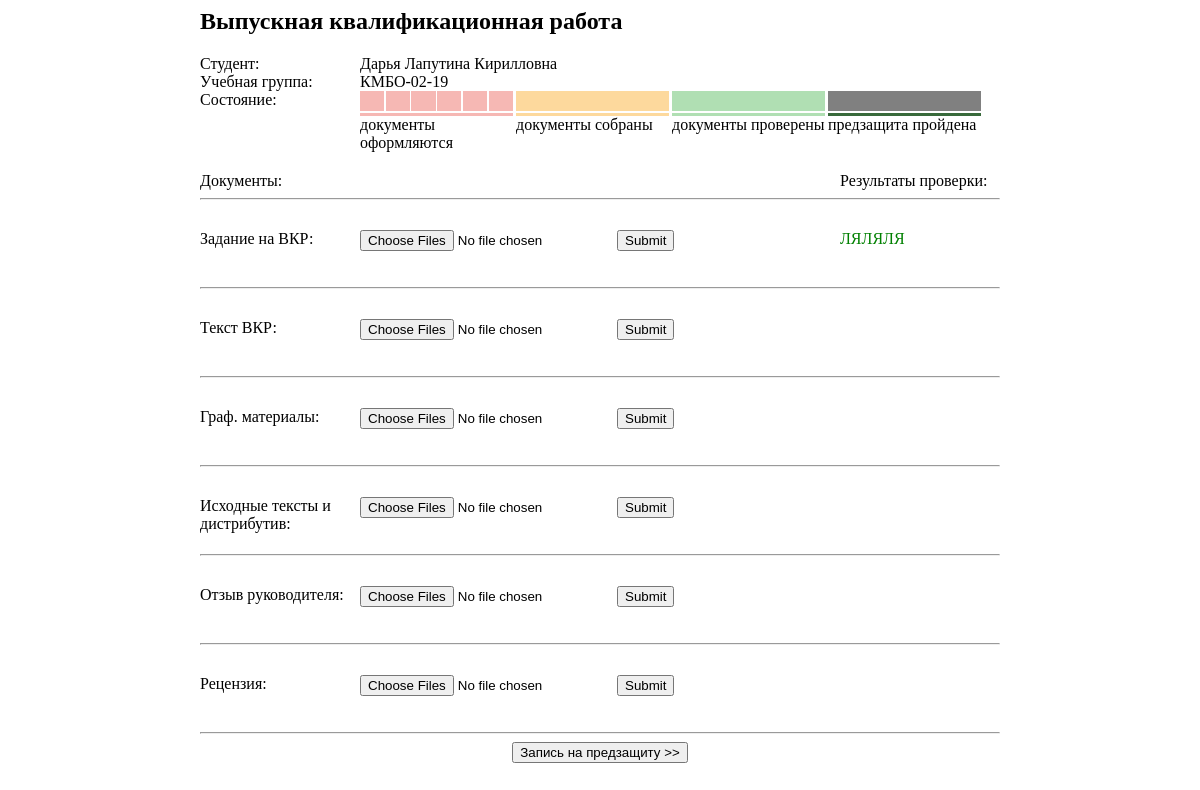
The page /UploadVKR.php?id=1 on the database as committed earlier.
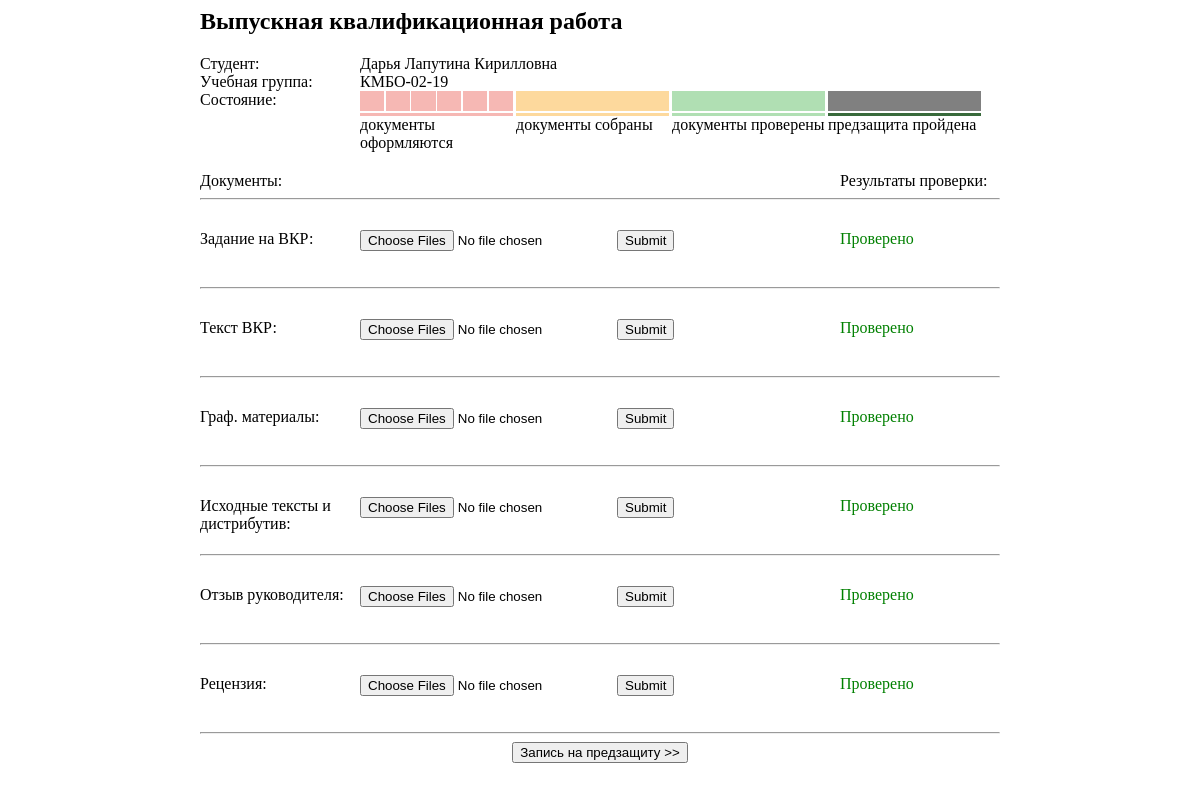
The same page on the database as committed later.
### tables this page shows
CREATE TABLE `students` (
  `id` int(11) NOT NULL,
  `first_name` text NOT NULL,
  `middle_name` text NOT NULL,
  `last_name` text NOT NULL,
  `date` datetime DEFAULT NULL
);

CREATE TABLE `groups` (
  `id` int(11) NOT NULL,
  `name` text NOT NULL
);

CREATE TABLE `document` (
  `id` int(11) NOT NULL,
  `doc_type` int(11) NOT NULL,
  `project_id` int(11) NOT NULL,
  `check_answer` text NOT NULL DEFAULT 'не проверено',
  `positive` tinyint(1) NOT NULL DEFAULT 2
);

### MySQL.php (called while the page is built, shortened)
<?php
class MySQL
{
    private $db = [
        "servername" => "localhost",
        "username" => "root",
        "password" => "",
        "database" => "vkr",
        ];
    public $conn;
    function __construct()
    {
        $this->conn = new mysqli($this->db["servername"],$this->db["username"], $this->db["password"], $this->db["database"]);
    }
    public function request($str)
    {
        $sql = $str;
        $result = mysqli_query($this->conn, $sql);
        $documents = mysqli_fetch_all($result, MYSQLI_ASSOC);
        return $documents;
    }
    public function request_array($str)
    {
        $sql = $str;
        $result = mysqli_query($this->conn, $sql);
        $documents = mysqli_fetch_array($result, MYSQLI_ASSOC);
        return $documents;
    }
}
?>

### UploadVKR.php (the view, shortened to what this page needs)
<?php
include 'MySQL.php';
$p = new MySQL;
$student = $p->request_array("SELECT * FROM students WHERE id=".$_GET["id"]);
$group_id = $p->request_array("SELECT * FROM students_to_group WHERE student_id=".$_GET["id"]);
$group_name = $p->request_array("SELECT * FROM groups WHERE id=".$group_id["group_id"]);
?>
<!DOCTYPE HTML PUBLIC >
<html>
 <head>
  <link rel="stylesheet" href="UploadVKR_style.css">
 </head>
 <body>
  <div class = "wrapper">
	<h2 class="">Выпускная квалификационная работа</h2>
	<div class="load_block">
		<div>
			<div class ="type left_name">Студент:</div>
			<div class = "name"><?=$student["first_name"]?> <?=$student["middle_name"]?> <?=$student["last_name"]?></div>
		</div>
		<div>
			<div class ="type left_name">Учебная группа:</div>
			<div class = "name"><?=$group_name["name"]?></div>
		</div>
	</div>
	<div class = "state">
		<div class="left_name">Cостояние:</div>
        <div class = "text">
            <div class ="progress2 first">
                <?php
                $doc = $p->request_array("SELECT document1_id,document2_id,document3_id,document4_id,document5_id,document6_id FROM `project` WHERE `student_id`=".$student["id"]);
                if(empty($doc))
                {
                    ?>
                    <div class = "square"></div>
                    <div class = "square"></div>
                    <div class = "square"></div>
                    <div class = "square"></div>
                    <div class = "square"></div>
                    <div class = "square"></div>
                    <?php
                }
                else {
                    $id_docs = [];
                    foreach ($doc as $docs) {
                        if (empty($id_docs)) {
                            $id_docs = $docs;
                        } else {
                            $id_docs .= ',' . $docs;
                        }
                    }
                    $progress = $p->request("SELECT * FROM `document` WHERE `id` IN ($id_docs)");
                    $f=0;
                    for($i = 0; $i < 6; $i++)
                    {
                        if($progress[$i]["positive"] == 0){
                            $f++;
                            ?>
                            <div class = "square on"></div>
                        <?php } else { ?>
                            <div class = "square"></div>
                        <?php }
                    }
                }
                ?>
        </div>
			<div>документы оформляются</div>
		</div>
		<div class = "text">
            <div class ="progress2 second">
                <?php
                if ($f==6){?>
                    <div class = "pr100 on"></div>
                    <?php
                }?>
            </div>
			<div>документы собраны</div>
		</div>
		<div class = "text">
            <div class ="progress2 third">
                <?php
                if ($f==6){?>
                    <div class = "pr100 on"></div>
                    <?php
                }?>
            </div>
			<div>документы проверены</div>
		</div>
		<div class = "text">
            <div class ="progress2 fourth">
                <?php
                if($student["register"] == 0):?>
                    <div class = "pr100 space3"></div>
                <?php endif; ?>
            </div>
			<div>предзащита пройдена</div>
		</div>
	</div>
	<div class="files">
			<div class ="name ">Документы:</div>
			<div class = "label">Результаты проверки:</div>
	</div>
	<div class = "clear"></div><hr>
	<div class = "add_files">
		<div >
			<div class = "name left_name" >Задание на ВКР:</div>
			<div class = "block ">
                <?php $proj = $p->request_array("SELECT `document1_id` FROM project WHERE student_id =".$student["id"]); ?>
                <form action="" method="post" enctype="multipart/form-data">
                    <input type = "file" multiple name="zadanie[]">
                    <input type = "submit">
                </form>
			</div>
            <?php
            $doc = $p->request_array("SELECT `check_answer`, `positive` FROM document WHERE id = ". $proj["document1_id"]);
            if($doc["positive"] == 0): ?>
                <div class = "result good">
                    <div><?=$doc["check_answer"]?></div>
                </div><div class="clear"></div><hr>
            <?php endif ?>
        </div>
		<div >
			<div class = "name left_name" >Текст ВКР:</div>
			<div class = "block ">
                <?php $proj = $p->request_array("SELECT `document2_id` FROM project WHERE student_id =".$student["id"]); ?>
                <form action="" method="post" enctype="multipart/form-data">
                    <input type = "file" multiple name="text[]">
                    <input type = "submit">
                </form>
			</div>
            <?php
            $doc = $p->request_array("SELECT `check_answer`, `positive` FROM document WHERE id = ". $proj["document2_id"]);
            if($doc["positive"] == 0): ?>
                <div class = "result good">
                    <div><?=$doc["check_answer"]?></div>
                </div><div class="clear"></div><hr>
            <?php endif ?>
		</div>
		<div >
			<div class = "name left_name" >Граф. материалы:</div>
			<div class = "block ">
                <?php $proj = $p->request_array("SELECT `document3_id` FROM project WHERE student_id =".$student["id"]); ?>
                <form action="" method="post" enctype="multipart/form-data">
				<input type = "file" multiple name="image[]">
				<input type = "submit">
                </form>
			</div>
            <?php
            $doc = $p->request_array("SELECT `check_answer`, `positive` FROM document WHERE id = ". $proj["document3_id"]);
            if($doc["positive"] == 0): ?>
                <div class = "result good">
                    <div><?=$doc["check_answer"]?></div>
                </div><div class="clear"></div><hr>
            <?php endif ?>
		</div>
		<div >
			<div class = "name left_name" >Исходные тексты и дистрибутив:</div>
			<div class = "block ">
                <?php $proj = $p->request_array("SELECT `document4_id` FROM project WHERE student_id =".$student["id"]); ?>
                <form action="" method="post" enctype="multipart/form-data">
                    <input type = "file" multiple name="isxodniki[]">
                    <input type = "submit">
                </form>
			</div>
            <?php
            $doc = $p->request_array("SELECT `check_answer`, `positive` FROM document WHERE id = ". $proj["document4_id"]);
            if($doc["positive"] == 0): ?>
                <div class = "result good">
                    <div><?=$doc["check_answer"]?></div>
                </div><div class="clear"></div><hr>
            <?php endif ?>
		</div>
		<div >
			<div class = "name left_name" >Отзыв руководителя:</div>
			<div class = "block ">
                <?php $proj = $p->request_array("SELECT `document5_id` FROM project WHERE student_id =".$student["id"]); ?>
                <form action="" method="post" enctype="multipart/form-data">
                    <input type = "file" multiple name="comment[]">
                    <input type = "submit">
                </form>
			</div>
            <?php
            $doc = $p->request_array("SELECT `check_answer`, `positive` FROM document WHERE id = ". $proj["document5_id"]);
            if($doc["positive"] == 0): ?>
                <div class = "result good">
                    <div><?=$doc["check_answer"]?></div>
                </div><div class="clear"></div><hr>
            <?php endif ?>
		</div>
		<div >
			<div class = "name left_name" >Рецензия:</div>
			<div class = "block ">
                <?php $proj = $p->request_array("SELECT `document6_id` FROM project WHERE student_id =".$student["id"]); ?>
                <form action="" method="post" enctype="multipart/form-data">
                    <input type = "file" multiple name="recenziya[]">
                    <input type = "submit">
                </form>
			</div>
            <?php
            $doc = $p->request_array("SELECT `check_answer`, `positive` FROM document WHERE id = ". $proj["document6_id"]);
            if($doc["positive"] == 0): ?>
                <div class = "result good">
                    <div><?=$doc["check_answer"]?></div>
                </div><div class="clear"></div><hr>
            <?php endif ?>
		</div>
	</div>
	<div class = "button">
		<button class = "center">Запись на предзащиту >></button>
	</div>
  </div>
 </body>
</html>

### UploadVKR_style.css (style rules this page uses)
.load_block > div > .type { float:left; }
.load_block > div > .name { float:left; width:80%; }
.load_block { width:800px; }
.state { float:left; width:100%; margin-bottom:20px; }
.state > div:first-child { float:left; }
.files .name { float:left; width:80%; }
.files .label { float:left; width:20%; }
.add_files .name { float:left; }
.add_files .block { float:left; width:60%; }
.add_files .result { float:left; width:20%; }
.wrapper { width:800px; margin:0 auto; }
.left_name { width:20%; }
.result.good { color:green; }
.progress2 { width:98%; float:left; margin-right:0.5%; }
.progress2 > .square { height:20px; margin-right:1%; background-color:grey; width:15.83%; float:left; }
.square.on { background:#f6b8b4; }
.progress2::after { content:''; height:3px; width:100%; position:relative; background:#f6b8b4; float:left; margin-top:2px; width:100%; }
.add_files > div { margin-top:30px; }
.add_files hr { margin-top:20px; }
.progress2.first::after { background:#f6b8b4; }
.progress2.fourth::after { background:#386a3b; }
.progress2.third::after { background:#b0dfb3; }
.progress2.second::after { background:#fdd99d; }
.progress2 > div:last-child { margin-right:0px; }
.text { float:left; width:19.5%; }
.pr100 { width:100%; background-color:grey; height:20px; float:left; }
.button { width:100%; height:30px; text-align:center; }
.second .on { background-color:#fdd99d; }
.third .on { background-color:#b0dfb3; }

Rows that differ between the two databases and show on the page:
changed document (number 1 of 6 on the later page): check_answer "ЛЯЛЯЛЯ" → "Проверено"
now on this page (row edited): document: positive 0 (drawn), check_answer "Проверено"
now on this page (row edited): document: positive 0 (drawn), check_answer "Проверено"
now on this page (row edited): document: positive 0 (drawn), check_answer "Проверено"
now on this page (row edited): document: positive 0 (drawn), check_answer "Проверено"
now on this page (row edited): document: positive 0 (drawn), check_answer "Проверено"
